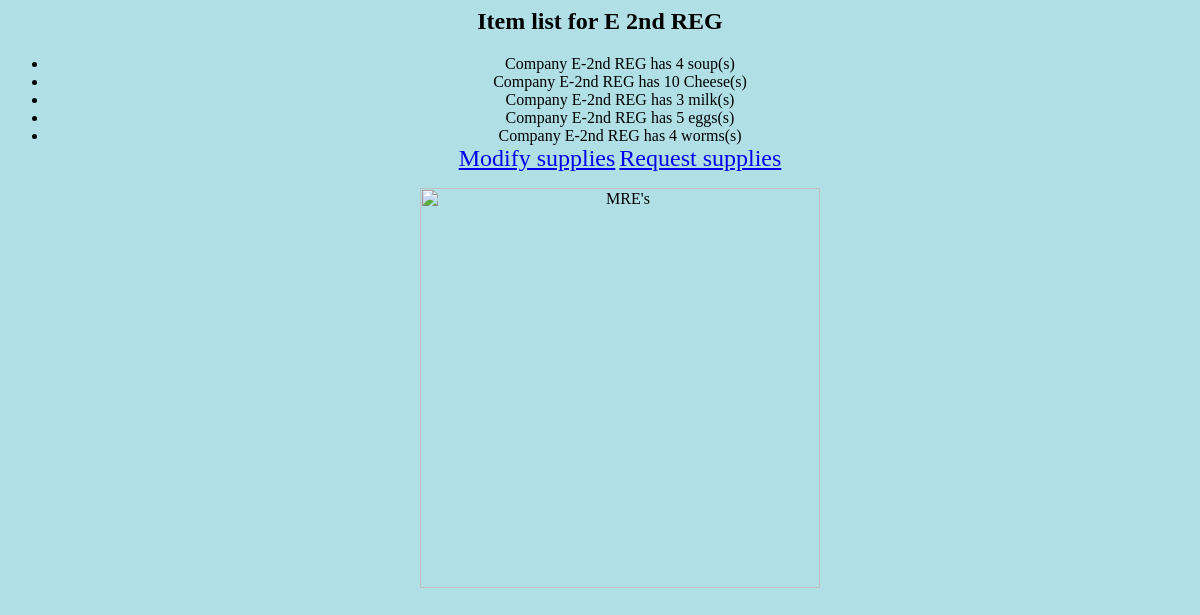
The page /supply/company/1/ on the database as committed earlier.
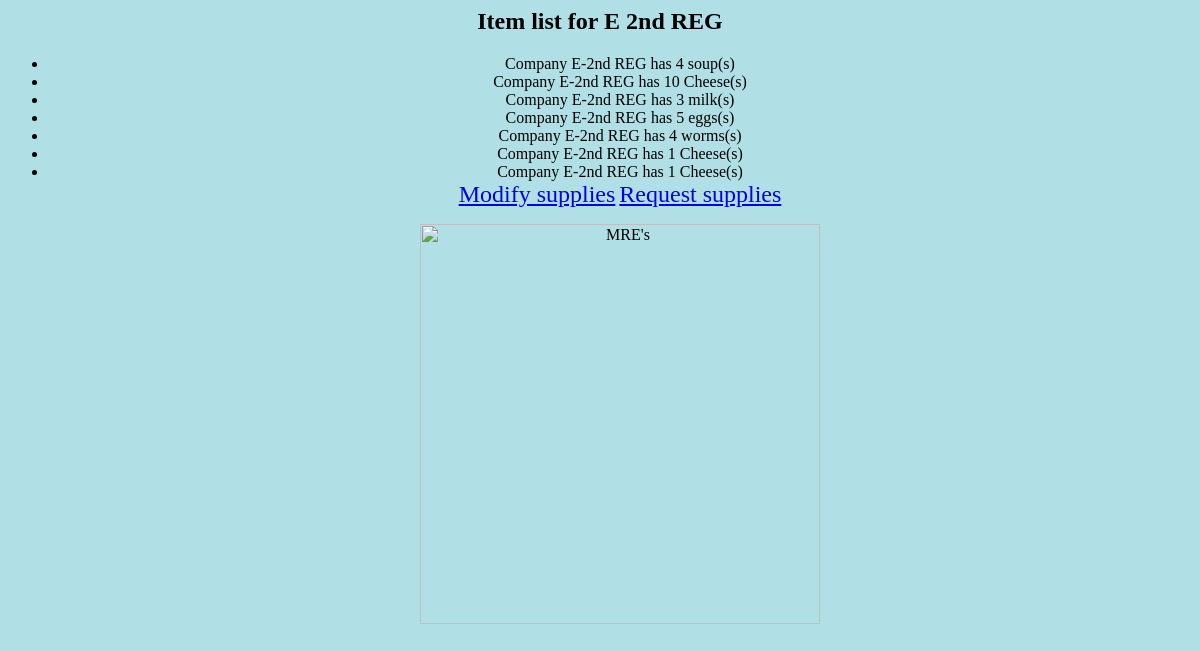
The same page on the database as committed later.
### cadettracker/models.py (models this page shows)
class CompanyHasSupply(models.Model):
    Item = models.ForeignKey(Supply, on_delete=models.CASCADE) #A, B, C, etc.
    NumAvailable = models.IntegerField() #Alpha, Bravo, Charlie etc.
    CompanyLabel = models.ForeignKey(Company, on_delete=models.CASCADE) #1,2,3,4
    Location = models.ForeignKey(Location, on_delete=models.CASCADE) #Go Buffs!  Go Greeks, etc.
    def __str__(self):
        return ("Company " + str(self.CompanyLabel) + " has " + str(self.NumAvailable) + " " + str(self.Item) + "(s)")

class Company(models.Model):
    CompanyName = models.CharField(max_length=2) #A, B, C, etc.
    regiment = models.ForeignKey(Regiment, on_delete=models.CASCADE) #1,2,3,4
    LocationID = models.ForeignKey(Location, on_delete=models.CASCADE) #Buffalos, Greeks.
    def __str__(self):
        return (str(self.CompanyName) + '-' + str(self.regiment))

class Regiment(models.Model):
    RegNum = models.IntegerField()
    RegSupplyLocation = models.ForeignKey(Location, on_delete=models.CASCADE)
    def __str__(self):
        if self.RegNum == 1:
            return "1st REG"
        elif self.RegNum == 2:
            return "2nd REG"
        elif self.RegNum == 3:
            return "3rd REG"
        elif self.RegNum == 4:
            return "4th REG"

class Supply(models.Model):
    item = models.CharField(max_length=50)
    def __str__(self):
        return (str(self.item))

### cadettracker/views.py (the view)
# urls.py: path('company/<company_id>/', views.company, name='company'),
def company(request,company_id):
    Co = Company.objects.get(pk=company_id)
    template = loader.get_template('cadettracker/company.html')
    context = {
        'Co' : Co,
    }
    return HttpResponse(template.render(context,
                                        request))

### cadettracker/templates/cadettracker/company.html (shortened to what this page needs)
<body style="background-color:powderblue;">
<h2 style = "text-align:center;">Item list for {{ Co.CompanyName }} {{ Co.regiment }}</h2>
{% if Co %}
<ul style = "text-align:center;">
{% for item in Co.companyhassupply_set.all %}
  <li style = "text-align:center;">{{ item }} </li>
{% endfor %}
<a class = "drowpdown-item" style = "font-size:150%;" href="{% url 'cadettracker:modifysupplies' Co.pk %}">Modify supplies</a>
<a class = "drowpdown-item" style = "font-size:150%;" href="{% url 'cadettracker:requestsupplies' Co.pk %}">Request supplies</a>
</ul>
<ul style = "text-align:center;">
<img align="center" src="https://preparednessmama.com/wp-content/uploads/2019/02/mre-boxes.jpg" alt="MRE's" width="400" height="400" >
</ul>
{% else %}
<p>No suppliessssssss in database</p>
{% endif %}
</body>

Rows that differ between the two databases and show on the page:
added CompanyHasSupply: CompanyLabel+NumAvailable+Item "Company E-2nd REG has 1 Cheese(s)"
added CompanyHasSupply: CompanyLabel+NumAvailable+Item "Company E-2nd REG has 1 Cheese(s)"
